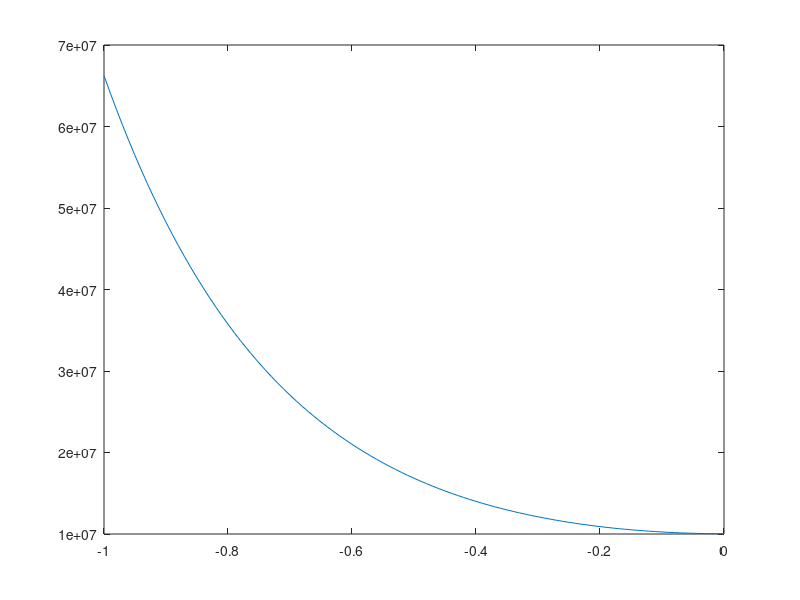

This chart was generated by the following MATLAB code:
clear all;
close all;
clc;

E   = 72e9;
t   = 0.0016; % [m]
v   = 0.33; % [-]

L_1 = 0.2;
L_2 = 0.00635;
b0  = 0;

ta  = 0.15e-3;  % [m]
Ea  = 1.9e9; % [Pa]
Ga  = 0.7e9; % [Pa]
va  = 0.4;

% Initital geometry
l_A = L_1-(L_2-b0);
l_B = L_2-b0;

P = 7500/(0.0254*t);

%%

u2c = sqrt(3*(1-v^2)/2)*l_B/t*sqrt((P)/E)
k = 1/(1+2*sqrt(2)*tanh(u2c))

beta = sqrt(8*Ga*t/(E*ta))

y = sqrt(sqrt(6*Ea*t/(E*ta)))

lambda = y*l_B/t;

A = 0.5*sinh(2*lambda)+sin(2*lambda);

R1 = cosh(lambda)*sin(lambda)+sinh(lambda)*cos(lambda)

R2 = sinh(lambda)*cos(lambda)-cosh(lambda)*sin(lambda)

H = 1/A * (t/l_B)^2*P

m = -1:0.01:0;

shear_a = (beta*l_B/t*(1+3*k)*cosh(l_B*beta*m/t)./sinh(beta*l_B/t)+3*(1-k))*P*t/(8*l_B);

figure(1)
plot(m, shear_a)

kq = k*l_B/t*sqrt(3*(1-v^2)*P/E)

peel_a = H*((R2*lambda^2*k/2-lambda*kq*cosh(lambda)*cos(lambda))*cosh(lambda*m).*cos(lambda*m)+...
    (R1*lambda^2*k/2-lambda*kq*sinh(lambda)*sin(lambda))*sinh(lambda*m).*sin(lambda*m));

%%

P = P*t;

u1 = sqrt(12*(1-v^2)*P/(E*t^3));
u2 = u1/(2*sqrt(2));
k = 1/(1+2*sqrt(2)*tanh(u2*l_B));


